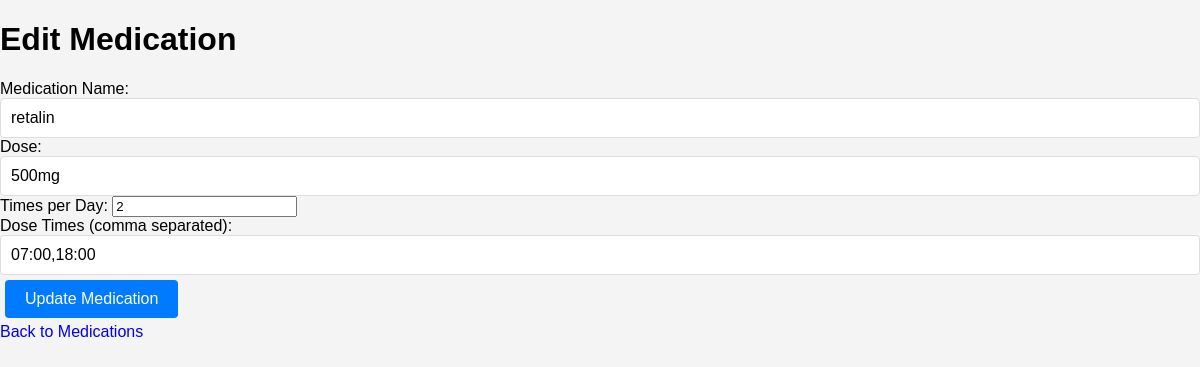
Screenshot of /medications/edit/21/ (signed in) with the database file from the repository.
### medications/models.py (models this page shows, shortened)
class Medication(models.Model):
    name = models.CharField(max_length=255)
    times_per_day = models.PositiveIntegerField()  # Times per day the medication should be taken
    dose = models.CharField(max_length=255)  # Medication dose details
    user = models.ForeignKey(User, on_delete=models.CASCADE)
    dose_times = models.JSONField(default=list)  # List of time strings (e.g., ["08:00", "14:00", "20:00"])

### medications/views.py (the view, shortened to what this page needs)
# urls.py: path('edit/<int:pk>/', edit_medication, name='edit_medication'),
@login_required
def edit_medication(request, pk):
    medication = get_object_or_404(Medication, pk=pk, user=request.user)
    return render(request, 'medications/edit_medication.html', {'medication': medication})

### templates/medications/edit_medication.html (shortened to what this page needs)
<!DOCTYPE html>
<html lang="en">
<head>
</head>
<body>
    <h1>Edit Medication</h1>
    <form method="POST">
        <label for="name">Medication Name:</label>
        <input type="text" id="name" name="name" value="{{ medication.name }}" required><br>
        <label for="dose">Dose:</label>
        <input type="text" id="dose" name="dose" value="{{ medication.dose }}" required><br>
        <label for="times_per_day">Times per Day:</label>
        <input type="number" id="times_per_day" name="times_per_day" value="{{ medication.times_per_day }}" required min="1"><br>
        <label for="dose_times">Dose Times (comma separated):</label>
        <input type="text" id="dose_times" name="dose_times" value="{{ medication.dose_times|join:', ' }}" placeholder="08:00, 14:00, 20:00"><br>
        <button type="submit">Update Medication</button>
    </form>
    <a href="{% url 'medications:medication_list' %}">Back to Medications</a>
</body>
</html>

### templates/medications/edit_medication.html (style rules this page uses)
body { font-family: Arial, sans-serif; margin: 0; padding: 0; background-color: #f4f4f4; }
a { text-decoration: none; }
button { background-color: #007bff; color: #fff; border: none; padding: 10px 20px; margin: 5px; border-radius: 4px; cursor: pointer; font-size: 16px; }
input[type="text"] { padding: 10px; border: 1px solid #ddd; border-radius: 4px; width: calc(100% - 22px); font-size: 16px; }

### rows the page displays
Medication: name "retalin", dose "500mg", times_per_day "2", dose_times "07:00,18:00"
